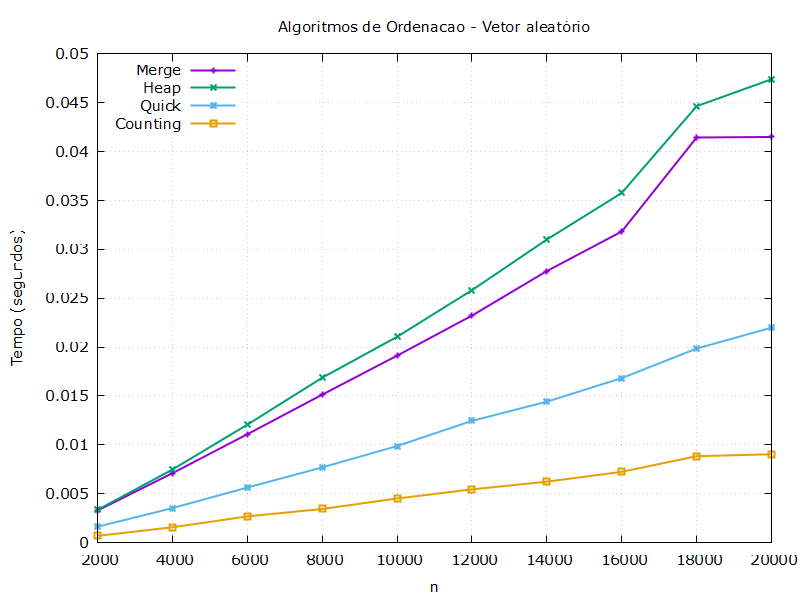

The gnuplot source for this figure:
set terminal pngcairo enhanced font 'Verdana,11' size 800, 600
set output 'comparacaoAleatorioMenores.png'

set title 'Algoritmos de Ordenacao - Vetor aleatório'
set xlabel 'n'
set ylabel 'Tempo (segundos)'

n = 1
Selection = 2
Insertion = 3
Merge = 4
Heap = 5
Quick = 6
Counting = 7

set grid
set key left top

plot 'comparacaoAleatorio.dat' using n:Merge with linespoints  lw 2 title 'Merge', \
     'comparacaoAleatorio.dat' using n:Heap with linespoints  lw 2 title 'Heap', \
     'comparacaoAleatorio.dat' using n:Quick with linespoints  lw 2 title 'Quick', \
     'comparacaoAleatorio.dat' using n:Counting with linespoints  lw 2 title 'Counting'
